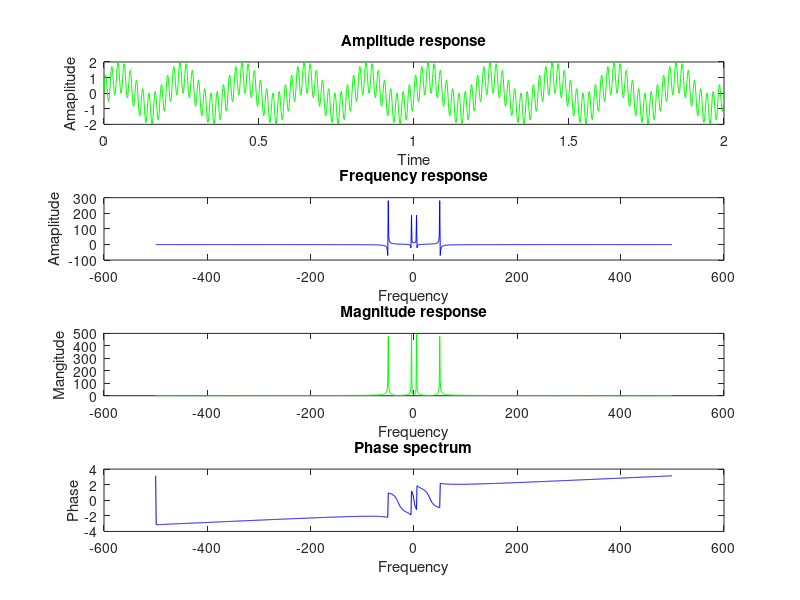

Write the MATLAB code that produced this figure.
t=0:0.001:2;;
x1=sin(2 * pi * 5 * t);
x2=sin(2 * pi * 50 * t);
x= x1+x2;
fs=1000;
n=1024;
fval=fs*((-n/2: ((n/2)-1))/n);
y=fftshift(fft(x,n));

subplot(4,1,1);
plot(t,x,'g');
xlabel('Time');
ylabel('Amaplitude');
title('Amplitude response');
subplot(4,1,2);
plot(fval,y,'b');
xlabel('Frequency');
ylabel('Amaplitude');
title('Frequency response');

subplot(4,1,3);
plot(fval,abs(y),'g');
xlabel('Frequency');
ylabel('Mangitude');
title('Magnitude response');
subplot(4,1,4);
plot(fval,angle(y),'b');
xlabel('Frequency');
ylabel('Phase');
title('Phase spectrum');